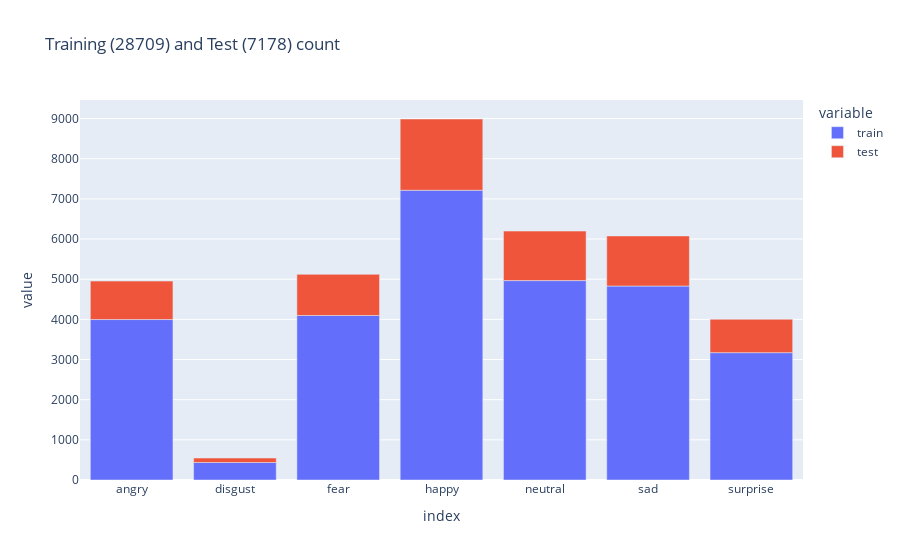

This figure's notebook cell:
### Markdown cell above
### Plot number of images in dataset

### Code cell
data_processor.plot_image_count()

### Figure 1 — Plotly figure (JSON) as saved in the notebook; plotly's stock layout.template omitted (floating-point values rounded to 4 significant figures)
{"data": [{"alignmentgroup": "True", "hovertemplate": "variable=train<br>index=%{x}<br>value=%{y}<extra></extra>", "legendgroup": "train", "marker": {"color": "#636efa"}, "name": "train", "offsetgroup": "train", "orientation": "v", "showlegend": true, "textposition": "auto", "type": "bar", "x": ["angry", "disgust", "fear", "happy", "neutral", "sad", "surprise"], "xaxis": "x", "y": [3995, 436, 4097, 7215, 4965, 4830, 3171], "yaxis": "y"}, {"alignmentgroup": "True", "hovertemplate": "variable=test<br>index=%{x}<br>value=%{y}<extra></extra>", "legendgroup": "test", "marker": {"color": "#EF553B"}, "name": "test", "offsetgroup": "test", "orientation": "v", "showlegend": true, "textposition": "auto", "type": "bar", "x": ["angry", "disgust", "fear", "happy", "neutral", "sad", "surprise"], "xaxis": "x", "y": [958, 111, 1024, 1774, 1233, 1247, 831], "yaxis": "y"}], "layout": {"barmode": "relative", "legend": {"title": {"text": "variable"}, "tracegroupgap": 0}, "title": {"text": "Training (28709) and Test (7178) count"}, "xaxis": {"anchor": "y", "domain": [0, 1], "title": {"text": "index"}}, "yaxis": {"anchor": "x", "domain": [0, 1], "title": {"text": "value"}}}}
